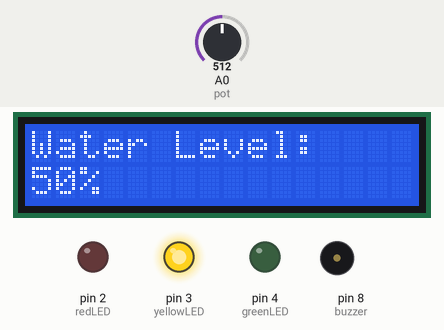
Simulated run of this sketch. Board: Arduino Uno, built with avr-gcc and run on an emulated ATmega328P. On the bench: 16×2 character LCD, output pins drawn as LEDs (lit = HIGH), buzzer (waves = sounding). The test bench sets the inputs (shaded band); at power-on: A0 (pot) = 512.

Above: at 1.2 s.
1.3 s: A0 (pot) set to 313
At 2.3 s:
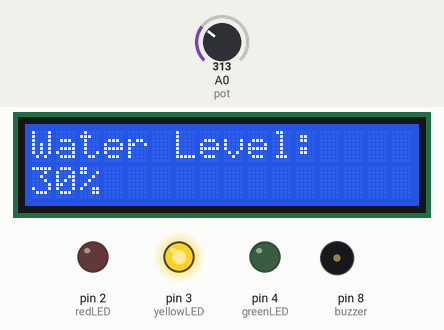
2.8 s: A0 (pot) set to 300
At 3.3 s:
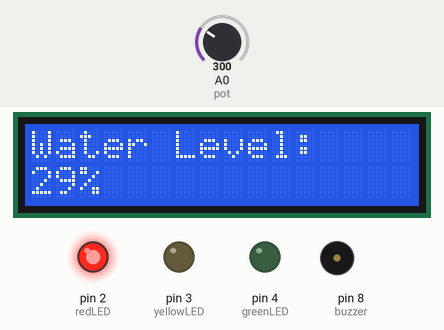
4.5 s: A0 (pot) set to 900
At 5.6 s:
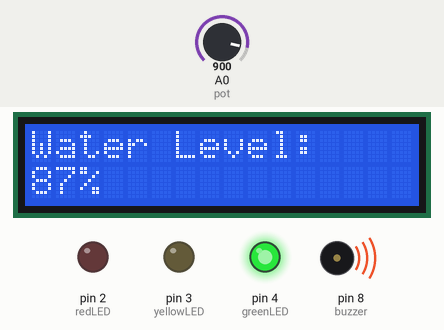
6.1 s: A0 (pot) set to 831
At 6.7 s:
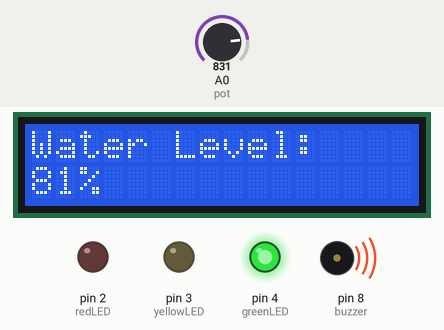
7.7 s: A0 (pot) set to 806
At 9.0 s:
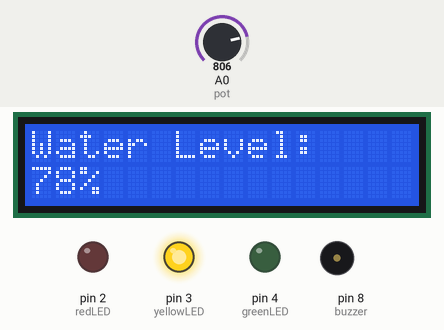
9.4 s: A0 (pot) set to 306
At 10.0 s:
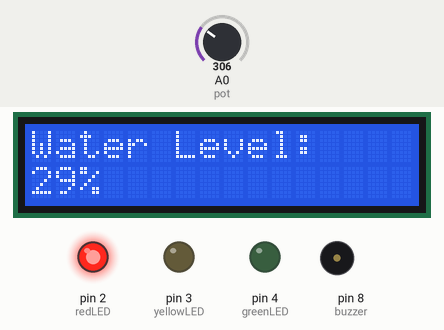
Timing chart, 0 to 12.0 s (numbered marks = the images above; inputs shaded):
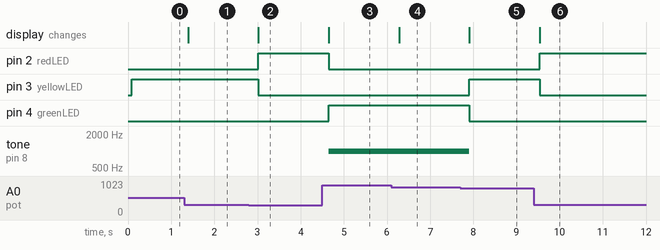

The sketch:

sketch.ino
```cpp
#include <Wire.h>
#include <LiquidCrystal_I2C.h>

LiquidCrystal_I2C lcd(0x27, 16, 2);

int pot = A0;
int redLED = 2;
int yellowLED = 3;
int greenLED = 4;
int buzzer = 8;

void setup() {
  pinMode(redLED, OUTPUT);
  pinMode(yellowLED, OUTPUT);
  pinMode(greenLED, OUTPUT);
  pinMode(buzzer, OUTPUT);

  lcd.init();
  lcd.backlight();
}

void loop() {
  int value = analogRead(pot);
  int level = map(value, 0, 1023, 0, 100);

  lcd.setCursor(0, 0);
  lcd.print("Water Level:    ");

  lcd.setCursor(0, 1);
  lcd.print(level);
  lcd.print("%       ");

  if (level < 30) {
    digitalWrite(redLED, HIGH);
    digitalWrite(yellowLED, LOW);
    digitalWrite(greenLED, LOW);
    noTone(buzzer);
  }
  else if (level < 80) {
    digitalWrite(redLED, LOW);
    digitalWrite(yellowLED, HIGH);
    digitalWrite(greenLED, LOW);
    noTone(buzzer);
  }
  else {
    digitalWrite(redLED, LOW);
    digitalWrite(yellowLED, LOW);
    digitalWrite(greenLED, HIGH);
    tone(buzzer, 1000);
  }

  delay(300);
}
```

Measured:
- the behaviour switches between 307 and 306 on A0 (pot) (found by bisection; images 1 and 2)
- the behaviour switches between 819 and 818 on A0 (pot) (found by bisection; images 4 and 5)
- after the input at 1.3 s, the display: changes after 0.09 s (image 1)
- after the input at 2.8 s, pin 2 (redLED): LOW → HIGH after 0.22 s; pin 3 (yellowLED): HIGH → LOW after 0.22 s; the display: changes after 0.22 s (image 2)
- after the input at 4.5 s, pin 2 (redLED): HIGH → LOW after 0.15 s; pin 4 (greenLED): LOW → HIGH after 0.15 s; tone on pin 8 (buzzer): silent → 1000 Hz after 0.15 s; the display: changes after 0.15 s (image 3)
- after the input at 6.1 s, the display: changes after 0.18 s (image 4)
- after the input at 7.7 s, pin 3 (yellowLED): LOW → HIGH after 0.21 s; pin 4 (greenLED): HIGH → LOW after 0.21 s; tone on pin 8 (buzzer): 1000 Hz → silent after 0.21 s; the display: changes after 0.21 s (image 5)
- after the input at 9.4 s, pin 2 (redLED): LOW → HIGH after 0.14 s; pin 3 (yellowLED): HIGH → LOW after 0.14 s; the display: changes after 0.14 s (image 6)
